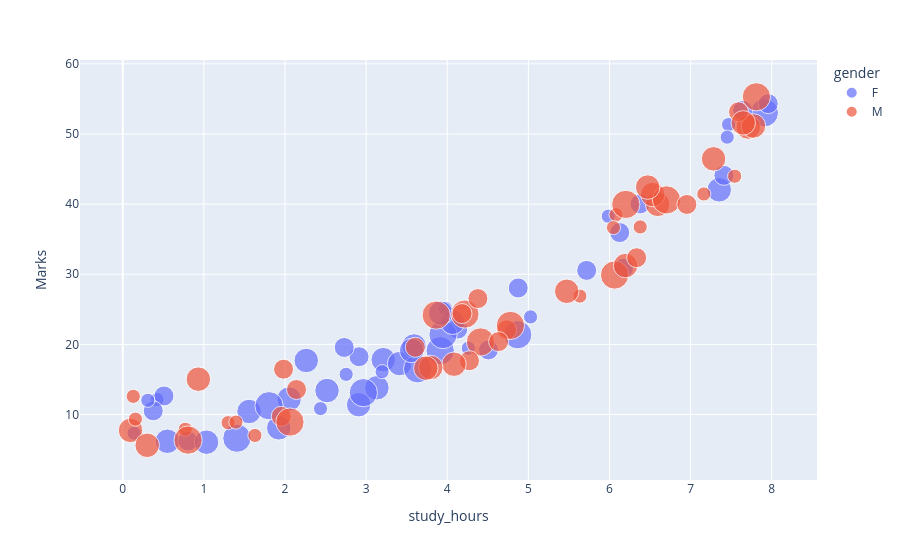

The cell this chart's notebook holds for it:
### Code cell
fig = px.scatter( stu , x='study_hours' , y='Marks',
                color='gender',
                size='Tshirt_size',
                hover_data=['hostel']) 
fig.show()

### Figure 1 — Plotly figure (JSON) as saved in the notebook; plotly's stock layout.template omitted (floating-point values rounded to 4 significant figures)
{"data": [{"customdata": [[0], [0], [1], [0], [0], [1], [1], [0], [0], [0], [1], [0], [0], [1], [0], [1], [1], [1], [1], [1], [0], [1], [1], [1], [0], [0], [0], [0], [1], [0], [1], [0], [0], [1], [0], [0], [0], [1], [0], [1], [0], [0], [1], [0], [0], [0], [0], [0], [1], [1], [0]], "hovertemplate": "gender=F<br>study_hours=%{x}<br>Marks=%{y}<br>Tshirt_size=%{marker.size}<br>hostel=%{customdata[0]}<extra></extra>", "legendgroup": "F", "marker": {"color": "#636efa", "size": [2, 3, 4, 3, 3, 2, 3, 1, 3, 1, 2, 1, 2, 3, 2, 4, 4, 2, 3, 4, 1, 1, 3, 3, 4, 2, 2, 2, 1, 2, 1, 4, 3, 4, 3, 2, 1, 1, 2, 3, 2, 1, 3, 3, 4, 2, 2, 1, 3, 3, 1], "sizemode": "area", "sizeref": 0.01, "symbol": "circle"}, "mode": "markers", "name": "F", "orientation": "v", "showlegend": true, "type": "scatter", "x": [4.508, 3.133, 7.909, 3.211, 3.413, 6.173, 7.353, 0.423, 2.908, 4.26, 5.719, 3.977, 6.126, 2.051, 4.875, 3.635, 1.407, 0.508, 1.923, 2.966, 0.14, 2.754, 3.591, 1.557, 3.913, 4.13, 2.913, 7.641, 7.468, 0.376, 2.438, 4.869, 0.55, 3.948, 2.518, 0.803, 5.985, 7.451, 7.957, 2.262, 7.41, 3.197, 4.067, 1.033, 1.803, 6.376, 2.73, 5.027, 3.919, 3.561, 0.309], "xaxis": "x", "y": [19.2, 13.81, 53.02, 17.82, 17.26, 30.86, 42.04, 12.13, 11.4, 19.47, 30.55, 25.13, 35.94, 12.21, 28.04, 16.52, 6.623, 12.65, 8.1, 13.12, 7.336, 15.72, 19.77, 10.43, 19.11, 22.18, 18.24, 53.36, 51.34, 10.52, 10.84, 21.38, 6.185, 21.4, 13.42, 6.217, 38.28, 49.54, 54.32, 17.7, 44.1, 16.11, 23.15, 6.053, 11.25, 40.02, 19.56, 23.92, 24.45, 19.13, 12.03], "yaxis": "y"}, {"customdata": [[0], [1], [0], [1], [1], [1], [0], [1], [1], [1], [1], [0], [1], [0], [1], [0], [0], [0], [1], [0], [1], [0], [1], [1], [1], [1], [1], [0], [0], [1], [0], [0], [1], [1], [1], [1], [0], [0], [1], [1], [0], [0], [0], [0], [0], [0], [1], [0], [1]], "hovertemplate": "gender=M<br>study_hours=%{x}<br>Marks=%{y}<br>Tshirt_size=%{marker.size}<br>hostel=%{customdata[0]}<extra></extra>", "legendgroup": "M", "marker": {"color": "#EF553B", "size": [3, 4, 4, 4, 4, 2, 1, 3, 2, 2, 1, 1, 4, 3, 3, 3, 1, 3, 3, 3, 2, 4, 3, 4, 1, 4, 1, 1, 2, 3, 3, 2, 1, 2, 3, 1, 3, 2, 1, 2, 1, 4, 2, 4, 2, 3, 3, 1, 2], "sizemode": "area", "sizeref": 0.01, "symbol": "circle"}, "mode": "markers", "name": "M", "orientation": "v", "showlegend": true, "type": "scatter", "x": [0.096, 7.811, 6.063, 4.41, 4.218, 4.274, 6.08, 7.711, 4.733, 4.378, 0.156, 1.299, 3.864, 0.932, 6.594, 4.083, 7.543, 7.283, 6.533, 7.775, 1.954, 2.061, 3.797, 4.779, 5.635, 6.703, 0.771, 6.049, 7.591, 7.649, 6.198, 3.606, 0.13, 2.142, 5.473, 1.395, 3.736, 4.633, 1.629, 6.954, 6.379, 0.805, 1.982, 6.201, 4.182, 6.471, 0.301, 7.163, 6.335], "xaxis": "x", "y": [7.734, 55.3, 29.89, 20.35, 24.32, 17.67, 38.49, 50.99, 22.07, 26.53, 9.333, 8.837, 24.17, 15.04, 39.97, 17.17, 43.98, 46.45, 41.36, 51.14, 9.742, 8.924, 16.7, 22.7, 26.88, 40.6, 7.892, 36.65, 53.16, 51.58, 31.24, 19.59, 12.59, 13.56, 27.57, 8.92, 16.61, 20.4, 7.014, 39.95, 36.75, 6.349, 16.46, 39.96, 24.39, 42.43, 5.609, 41.44, 32.36], "yaxis": "y"}], "layout": {"legend": {"itemsizing": "constant", "title": {"text": "gender"}, "tracegroupgap": 0}, "margin": {"t": 60}, "xaxis": {"anchor": "y", "domain": [0, 1], "title": {"text": "study_hours"}}, "yaxis": {"anchor": "x", "domain": [0, 1], "title": {"text": "Marks"}}}}
